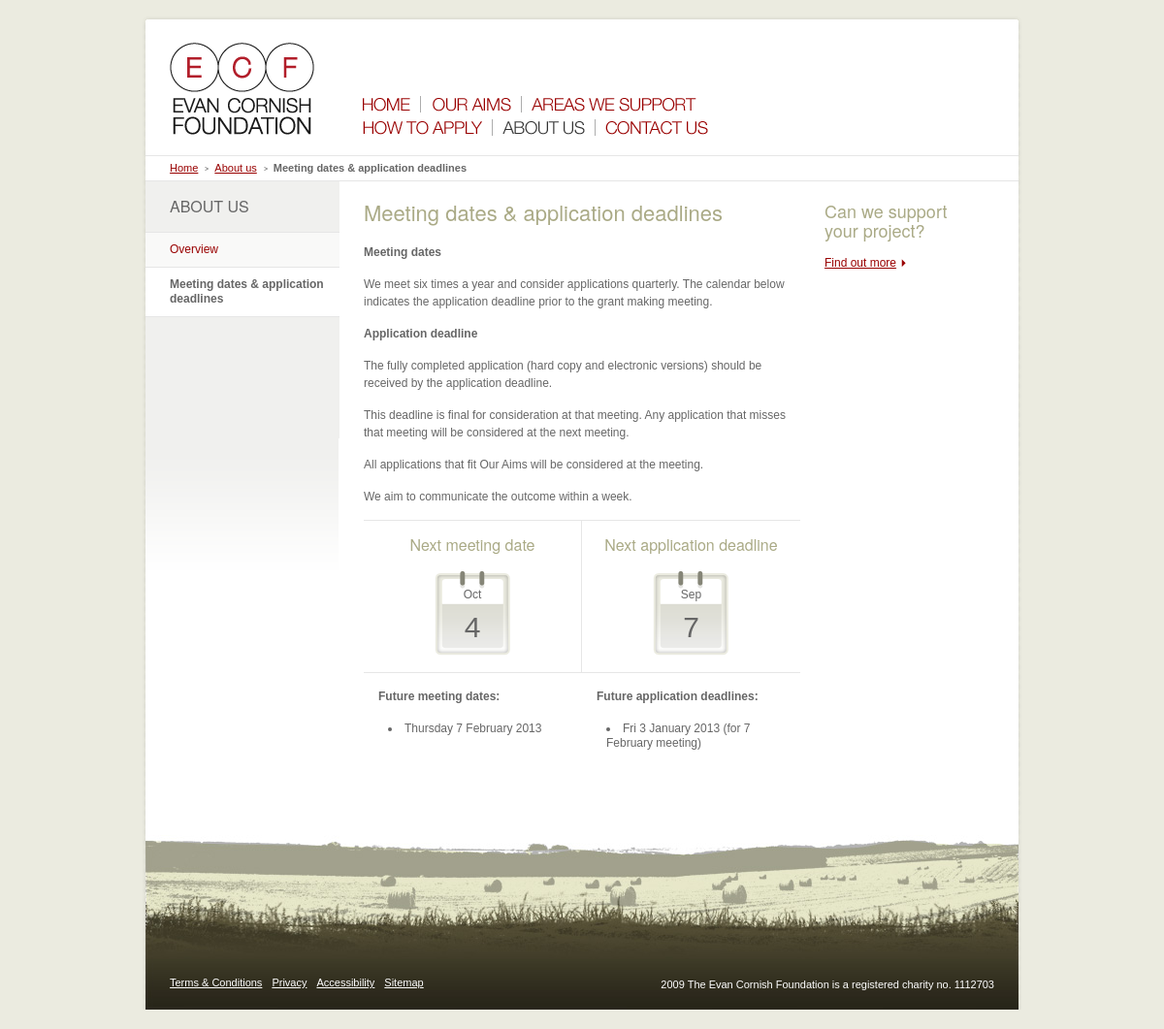
Screenshot of /ECF/ECF/meetings-deadlines.php with the database file from the repository.
### tables this page shows
CREATE TABLE IF NOT EXISTS `dates` (
  `id` tinyint(4) NOT NULL,
  `maincontent` text NOT NULL,
  `meeting_day` varchar(255) NOT NULL,
  `meeting_month` varchar(255) NOT NULL,
  `application_day` varchar(255) NOT NULL,
  `application_month` varchar(255) NOT NULL,
  `future_meetings` text NOT NULL,
  `future_applications` text NOT NULL
);

CREATE TABLE IF NOT EXISTS `misc` (
  `id` tinyint(4) NOT NULL,
  `helped_no` varchar(255) NOT NULL,
  `footer_msg` varchar(255) NOT NULL,
  `sidecontent` text NOT NULL,
  PRIMARY KEY (`id`)
);

### ECF/ECF/meetings-deadlines.php (the view, shortened to what this page needs)
<?php
require("header.php");
$result = mysql_query("SELECT * FROM dates")
or die(mysql_error());
$row = mysql_fetch_array( $result );
 ?>
<ul id="breadcrumbs">
	<li class="front_page bc-arrow"><a href="index.php">Home</a></li>
	<li class="bc-arrow"><a href="about-us.php">About us</a></li>
	<li class="current"><a href="meetings-deadlines.php">Meeting dates &amp; application deadlines</a></li>
</ul>
<div id="main-area">
	<div id="subnav-area">
		<h2>ABOUT US</h2>
		<ul id="sub-nav">
			<li><a href="about-us.php">Overview</a></li>
			<li class="current_page_item"><a href="meetings-deadlines.php">Meeting dates &amp; application deadlines</a></li>
		</ul>
	</div>
	<div id="content-area">
		<div id="content-area-main">
			<h1>Meeting dates &amp; application deadlines</h1>
		<?php echo $row['maincontent']; ?>
		<div id="dates">
				<div id="dates-meeting">
					<h3>Next meeting date</h3>
					<div class="calendar">
						<p class="month"><?php echo $row['meeting_month']; ?></p>
						<p class="number"><?php echo $row['meeting_day']; ?></p>
					</div>
				</div>
				<div id="dates-application">
					<h3>Next application deadline</h3>
					<div class="calendar">
						<p class="month"><?php echo $row['application_month']; ?></p>
						<p class="number"><?php echo $row['application_day']; ?></p>
					</div>
				</div>
			</div>
			<div id="future-dates">
				<div id="future-dates-meeting">
					<?php echo $row['future_meetings']; ?>
				</div>
				<div id="future-dates-application">
					<?php echo $row['future_applications']; ?>
				</div>
			</div>
		</div>
		<div id="content-area-sidebar">
			<?php echo $row88['sidecontent']; ?>
		</div>
	</div>
</div>
<?php require("footer.php"); ?>

### ECF/ECF/footer.php (shortened to what this page needs)
<div id="footer-area">
	<ul id="footer-nav">
		<li><a href="terms-and-conditions.php">Terms &amp; Conditions</a></li>
		<li><a href="privacy.php">Privacy</a></li>
		<li><a href="accessibility.php">Accessibility</a></li>
		<li><a href="sitemap.php">Sitemap</a></li>
	</ul>
	<p id="copyright"><?php echo $row88['footer_msg']; ?></p>
</div>
</div>
</div>
</body></html>

### ECF/ECF/css/style.css (style rules this page uses)
body { font-family: Arial; font-size: 12px; background-color: #ebebe0; line-height: 15px; }
h1 { color: #aaaa86; font-size: 22px; font-weight: normal; padding-bottom: 20px; font-family: "Helvetica Neue"; line-height: 24px; }
h2 { color: #aaaa86; font-size: 20px; font-weight: normal; padding-bottom: 15px; font-family: "Helvetica Neue"; line-height: 22px; }
h3 { color: #aaaa86; font-size: 18px; font-weight: normal; padding-bottom: 15px; line-height: 20px; font-family: "Helvetica Neue"; line-height: 20px; }
a { color: #990000; }
p { padding-bottom: 15px; line-height: 18px; }
a.red-arrow { background-image: url(images/red-arrow.gif); background-position: right center; background-repeat: no-repeat; padding: 0 10px 0 0; }
#breadcrumbs { padding: 5px 25px 5px 25px; font-size: 11px; border-top: 1px #e6e6e6 solid; border-bottom: 1px solid #e6e6e6; overflow: hidden; height: 1%; }
#breadcrumbs li { float: left; }
#breadcrumbs li.bc-arrow { padding-right: 11px; margin-right: 6px; background: url(images/breadcrumb-arrow.gif) right center no-repeat; }
#breadcrumbs li.current a { color: #666; font-weight: bold; text-decoration: none; }
#main-area { overflow: hidden; height: 1%; }
#subnav-area { width: 200px; float: left; padding-bottom: 300px; background: url(images/subnav-bg.gif) left bottom no-repeat; background-color: #f0f0ee; }
#subnav-area h2 { padding: 15px 15px 15px 25px; text-transform: uppercase; font-size: 16px; font-weight: normal; color: #666666; }
#subnav-area ul { border-top: 1px solid #e6e6e6; }
#subnav-area li { background-color: #f9f9f8; padding: 10px 15px 10px 25px; border-bottom: 1px solid #e6e6e6; }
#subnav-area li a { text-decoration: none; }
#subnav-area li.current_page_item { background-color: #ffffff; }
#subnav-area li.current_page_item a { color: #666666; font-weight: bold; }
#content-area { width: 700px; float: left; }
#content-area ul { padding: 0 0 15px 10px; }
#content-area li { list-style-position: inside; list-style-type: disc; padding: 2px 0 2px 0; }
#content-area-main { width: 450px; float: left; padding: 20px 25px 20px 25px; }
#content-area-sidebar { width: 175px; float: left; padding: 20px 25px 20px 0; }
#footer-area { background: url(images/bg-field.jpg) left bottom no-repeat; height: 20px; font-size: 11px; color: #ffffff; padding: 180px 25px 15px 25px; }
#footer-area a { color: #ffffff; }
#footer-area p { float: right; }
#footer-nav { float: left; }
#footer-nav li { float: left; padding-right: 10px; }
#dates { overflow: hidden; height: 1%; border-top: 1px solid #e6e6e6; border-bottom: 1px solid #e6e6e6; }
#dates-meeting { float: left; width: 194px; text-align: center; padding: 15px; }
#dates-meeting h3, #dates-application h3 { font-size: 16px; }
#dates-application { float: left; width: 195px; text-align: center; border-left: 1px solid #e6e6e6; padding: 15px; }
#future-dates { overflow: hidden; height: 1%; }
#future-dates-meeting { float: left; width: 195px; padding: 15px; }
#future-dates-application { float: left; width: 195px; padding: 15px; }
.calendar { background: url(images/calendar.gif); width: 83px; height: 64px; padding: 17px 0 10px 0; margin: 0 auto 0 auto; }
.calendar p.month { width: 83px; text-align: center; padding-bottom: 10px; }
.calendar p.number { width: 83px; text-align: center; font-size: 30px; padding: 0; line-height: 30px; }

### rows the page displays
dates: maincontent "Meeting dates We meet six times a year and consider applications quarterly. The calendar below indicates the application deadline prior to the grant making meeting. Application deadline The fully completed application (hard copy and electronic versions) should be received by the application deadline. This deadline is final for consideration at that meeting. Any application that misses that meeting will be considered at the next meeting. All applications that fit Our Aims will be considered at the meeting. We aim to communicate the outcome within a week.", meeting_month "Oct", meeting_day "4", application_month "Sep", application_day "7", future_meetings "Future meeting dates: Thursday 7 February 2013", future_applications "Future application deadlines: Fri 3 January 2013 (for 7 February meeting)"
misc: sidecontent "Can we support your project? Find out more", footer_msg "2009 The Evan Cornish Foundation is a registered charity no. 1112703"
